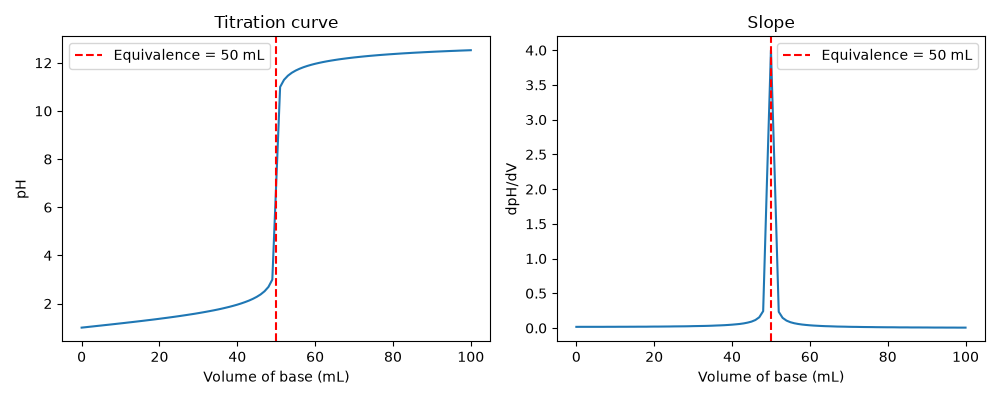

The script that saved this image:
"""
PW2 Lab B Part 5 (bonus) -- find a titration's equivalence point.

titration.csv holds a titration curve: pH versus the volume of base added.
The equivalence point is the volume where the pH changes fastest (the steep
jump). Numerically, that is where the SLOPE of the pH curve is largest.
Run:  python titration.py
"""
import numpy as np
import matplotlib.pyplot as plt

# TODO 1: read titration.csv (columns volume_base, pH) into arrays V, pH.

data = np.loadtxt("titration.csv", delimiter=",", skiprows=1)

V = data[:, 0]
pH = data[:, 1]
# TODO 2: compute the slope of the pH curve with np.gradient(pH, V), and find
#         the volume where that slope is largest (np.argmax). That is the
#         equivalence point. Print it.

slope = np.gradient(pH, V)
ind = np.argmax(slope)
V_eq = V[ind]

print("Equivalence point =", V_eq, "mL")

# TODO 3: make two plots side by side: (left) pH vs volume with a line at the
#         equivalence point; (right) the slope vs volume, showing it peaks
#         at the equivalence point. Save as titration.png.

fig, axes = plt.subplots(1, 2, figsize=(10, 4)) # it is used to display two plots side by side

axes[0].plot(V, pH)
axes[0].axvline(V_eq, color="red", linestyle="--", label=f"Equivalence = {V_eq:.0f} mL")
axes[0].set_xlabel("Volume of base (mL)")
axes[0].set_ylabel("pH")
axes[0].set_title("Titration curve")
axes[0].legend()

axes[1].plot(V, slope)
axes[1].axvline(V_eq, color="red", linestyle="--", label=f"Equivalence = {V_eq:.0f} mL")
axes[1].set_xlabel("Volume of base (mL)")
axes[1].set_ylabel("dpH/dV")
axes[1].set_title("Slope")
axes[1].legend()

plt.tight_layout()
plt.savefig("titration.png")
plt.show()
